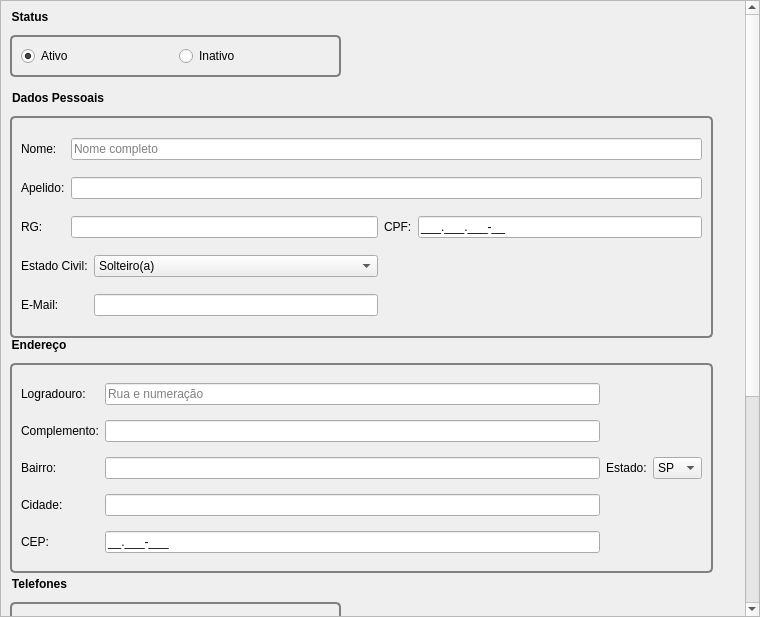
<?xml version="1.0" encoding="UTF-8"?>
<ui version="4.0">
 <class>AssociateForm</class>
 <widget class="QScrollArea" name="AssociateForm">
  <property name="geometry">
   <rect>
    <x>0</x>
    <y>0</y>
    <width>760</width>
    <height>617</height>
   </rect>
  </property>
  <property name="windowTitle">
   <string>ScrollArea</string>
  </property>
  <property name="widgetResizable">
   <bool>true</bool>
  </property>
  <widget class="QWidget" name="FormContents">
   <property name="geometry">
    <rect>
     <x>0</x>
     <y>-353</y>
     <width>745</width>
     <height>968</height>
    </rect>
   </property>
   <layout class="QVBoxLayout" name="contentsLayout">
    <item>
     <widget class="QGroupBox" name="groupBox_5">
      <property name="maximumSize">
       <size>
        <width>331</width>
        <height>16777215</height>
       </size>
      </property>
      <property name="toolTip">
       <string>Status</string>
      </property>
      <property name="styleSheet">
       <string notr="true"> QGroupBox {
	 font-weight: bold;
     border: 2px solid gray;
     border-radius: 5px;
     margin-top: 25px;
 }

 QGroupBox::title {
	 background-color: transparent;
     subcontrol-origin: margin;
	 subcontrol-position: top left;
 }</string>
      </property>
      <property name="title">
       <string>Status</string>
      </property>
      <property name="alignment">
       <set>Qt::AlignLeading|Qt::AlignLeft|Qt::AlignTop</set>
      </property>
      <layout class="QGridLayout" name="gridLayout_5">
       <item row="0" column="0">
        <widget class="QRadioButton" name="rdActive">
         <property name="text">
          <string>Ativo</string>
         </property>
         <property name="icon">
          <iconset resource="../../../res/icons.qrc">
           <normaloff>:/icons/conn_succeeded.png</normaloff>:/icons/conn_succeeded.png</iconset>
         </property>
         <property name="checked">
          <bool>true</bool>
         </property>
         <attribute name="buttonGroup">
          <string notr="true">radioStatus</string>
         </attribute>
        </widget>
       </item>
       <item row="0" column="1">
        <widget class="QRadioButton" name="rdInactive">
         <property name="text">
          <string>Inativo</string>
         </property>
         <property name="icon">
          <iconset resource="../../../res/icons.qrc">
           <normaloff>:/icons/conn_failed.png</normaloff>:/icons/conn_failed.png</iconset>
         </property>
         <attribute name="buttonGroup">
          <string notr="true">radioStatus</string>
         </attribute>
        </widget>
       </item>
      </layout>
     </widget>
    </item>
    <item>
     <widget class="QGroupBox" name="groupBox">
      <property name="sizePolicy">
       <sizepolicy hsizetype="Fixed" vsizetype="Fixed">
        <horstretch>0</horstretch>
        <verstretch>0</verstretch>
       </sizepolicy>
      </property>
      <property name="minimumSize">
       <size>
        <width>703</width>
        <height>247</height>
       </size>
      </property>
      <property name="maximumSize">
       <size>
        <width>703</width>
        <height>231</height>
       </size>
      </property>
      <property name="toolTip">
       <string>Dados Pessoais</string>
      </property>
      <property name="autoFillBackground">
       <bool>false</bool>
      </property>
      <property name="styleSheet">
       <string notr="true"> QGroupBox {
	 font-weight: bold;
     border: 2px solid gray;
     border-radius: 5px;
     margin-top: 25px;
 }

 QGroupBox::title {
	 background-color: transparent;
     subcontrol-origin: margin;
	 subcontrol-position: top left;
 }</string>
      </property>
      <property name="title">
       <string>Dados Pessoais</string>
      </property>
      <property name="alignment">
       <set>Qt::AlignLeading|Qt::AlignLeft|Qt::AlignTop</set>
      </property>
      <property name="flat">
       <bool>false</bool>
      </property>
      <layout class="QGridLayout" name="gridLayout">
       <item row="3" column="2">
        <widget class="QComboBox" name="comboMaritalStatus">
         <property name="editable">
          <bool>false</bool>
         </property>
         <item>
          <property name="text">
           <string>Solteiro(a)</string>
          </property>
         </item>
         <item>
          <property name="text">
           <string>Casado(a)</string>
          </property>
         </item>
         <item>
          <property name="text">
           <string>Divorciado(a)</string>
          </property>
         </item>
         <item>
          <property name="text">
           <string>Viúvo(a)</string>
          </property>
         </item>
        </widget>
       </item>
       <item row="1" column="1" colspan="4">
        <widget class="QLineEdit" name="edNickname">
         <property name="inputMethodHints">
          <set>Qt::ImhUppercaseOnly</set>
         </property>
         <property name="inputMask">
          <string/>
         </property>
         <property name="placeholderText">
          <string/>
         </property>
        </widget>
       </item>
       <item row="2" column="4">
        <widget class="QLineEdit" name="edCPF">
         <property name="inputMask">
          <string>999.999.999-99;_</string>
         </property>
         <property name="placeholderText">
          <string/>
         </property>
        </widget>
       </item>
       <item row="2" column="1" colspan="2">
        <widget class="QLineEdit" name="edRG">
         <property name="inputMask">
          <string/>
         </property>
        </widget>
       </item>
       <item row="2" column="3">
        <widget class="QLabel" name="label_4">
         <property name="text">
          <string>CPF:</string>
         </property>
        </widget>
       </item>
       <item row="1" column="0">
        <widget class="QLabel" name="label_2">
         <property name="text">
          <string>Apelido:</string>
         </property>
        </widget>
       </item>
       <item row="2" column="0">
        <widget class="QLabel" name="label_3">
         <property name="text">
          <string>RG:</string>
         </property>
        </widget>
       </item>
       <item row="3" column="0" colspan="2">
        <widget class="QLabel" name="label_5">
         <property name="text">
          <string>Estado Civil:</string>
         </property>
        </widget>
       </item>
       <item row="0" column="0">
        <widget class="QLabel" name="label">
         <property name="text">
          <string>Nome:</string>
         </property>
        </widget>
       </item>
       <item row="5" column="2">
        <widget class="QLineEdit" name="edEmail">
         <property name="inputMethodHints">
          <set>Qt::ImhEmailCharactersOnly</set>
         </property>
        </widget>
       </item>
       <item row="0" column="1" colspan="4">
        <widget class="QLineEdit" name="edFullName">
         <property name="inputMethodHints">
          <set>Qt::ImhUppercaseOnly</set>
         </property>
         <property name="placeholderText">
          <string>Nome completo</string>
         </property>
        </widget>
       </item>
       <item row="5" column="0">
        <widget class="QLabel" name="label_13">
         <property name="text">
          <string>E-Mail:</string>
         </property>
        </widget>
       </item>
      </layout>
     </widget>
    </item>
    <item>
     <widget class="QGroupBox" name="groupBox_2">
      <property name="sizePolicy">
       <sizepolicy hsizetype="Fixed" vsizetype="Fixed">
        <horstretch>0</horstretch>
        <verstretch>0</verstretch>
       </sizepolicy>
      </property>
      <property name="minimumSize">
       <size>
        <width>681</width>
        <height>235</height>
       </size>
      </property>
      <property name="maximumSize">
       <size>
        <width>703</width>
        <height>231</height>
       </size>
      </property>
      <property name="toolTip">
       <string>Endereço</string>
      </property>
      <property name="autoFillBackground">
       <bool>false</bool>
      </property>
      <property name="styleSheet">
       <string notr="true"> QGroupBox {
	 font-weight: bold;
     border: 2px solid gray;
     border-radius: 5px;
     margin-top: 25px;
 }

 QGroupBox::title {
	 background-color: transparent;
     subcontrol-origin: margin;
	 subcontrol-position: top left;
 }</string>
      </property>
      <property name="title">
       <string>Endereço</string>
      </property>
      <property name="alignment">
       <set>Qt::AlignLeading|Qt::AlignLeft|Qt::AlignTop</set>
      </property>
      <property name="flat">
       <bool>false</bool>
      </property>
      <layout class="QGridLayout" name="gridLayout_2">
       <item row="0" column="0">
        <widget class="QLabel" name="label_7">
         <property name="text">
          <string>Logradouro:</string>
         </property>
        </widget>
       </item>
       <item row="0" column="1">
        <widget class="QLineEdit" name="edStreet">
         <property name="placeholderText">
          <string>Rua e numeração</string>
         </property>
        </widget>
       </item>
       <item row="1" column="0">
        <widget class="QLabel" name="label_8">
         <property name="text">
          <string>Complemento:</string>
         </property>
        </widget>
       </item>
       <item row="1" column="1">
        <widget class="QLineEdit" name="edComplement"/>
       </item>
       <item row="2" column="0">
        <widget class="QLabel" name="label_9">
         <property name="text">
          <string>Bairro:</string>
         </property>
        </widget>
       </item>
       <item row="2" column="1">
        <widget class="QLineEdit" name="edDistrict"/>
       </item>
       <item row="2" column="2">
        <widget class="QLabel" name="label_10">
         <property name="text">
          <string>Estado:</string>
         </property>
        </widget>
       </item>
       <item row="2" column="3">
        <widget class="QComboBox" name="comboProvince">
         <property name="editable">
          <bool>false</bool>
         </property>
         <property name="currentIndex">
          <number>24</number>
         </property>
         <item>
          <property name="text">
           <string>AC</string>
          </property>
         </item>
         <item>
          <property name="text">
           <string>AL</string>
          </property>
         </item>
         <item>
          <property name="text">
           <string>AP</string>
          </property>
         </item>
         <item>
          <property name="text">
           <string>AM</string>
          </property>
         </item>
         <item>
          <property name="text">
           <string>BA</string>
          </property>
         </item>
         <item>
          <property name="text">
           <string>CE</string>
          </property>
         </item>
         <item>
          <property name="text">
           <string>DF</string>
          </property>
         </item>
         <item>
          <property name="text">
           <string>ES</string>
          </property>
         </item>
         <item>
          <property name="text">
           <string>GO</string>
          </property>
         </item>
         <item>
          <property name="text">
           <string>MA</string>
          </property>
         </item>
         <item>
          <property name="text">
           <string>MT</string>
          </property>
         </item>
         <item>
          <property name="text">
           <string>MS</string>
          </property>
         </item>
         <item>
          <property name="text">
           <string>MG</string>
          </property>
         </item>
         <item>
          <property name="text">
           <string>PA</string>
          </property>
         </item>
         <item>
          <property name="text">
           <string>PB</string>
          </property>
         </item>
         <item>
          <property name="text">
           <string>PR</string>
          </property>
         </item>
         <item>
          <property name="text">
           <string>PE</string>
          </property>
         </item>
         <item>
          <property name="text">
           <string>PI</string>
          </property>
         </item>
         <item>
          <property name="text">
           <string>RJ</string>
          </property>
         </item>
         <item>
          <property name="text">
           <string>RN</string>
          </property>
         </item>
         <item>
          <property name="text">
           <string>RS</string>
          </property>
         </item>
         <item>
          <property name="text">
           <string>RO</string>
          </property>
         </item>
         <item>
          <property name="text">
           <string>RR</string>
          </property>
         </item>
         <item>
          <property name="text">
           <string>SC</string>
          </property>
         </item>
         <item>
          <property name="text">
           <string>SP</string>
          </property>
         </item>
         <item>
          <property name="text">
           <string>SE</string>
          </property>
         </item>
         <item>
          <property name="text">
           <string>TO</string>
          </property>
         </item>
        </widget>
       </item>
       <item row="3" column="0">
        <widget class="QLabel" name="label_11">
         <property name="text">
          <string>Cidade:</string>
         </property>
        </widget>
       </item>
       <item row="3" column="1">
        <widget class="QLineEdit" name="edCity"/>
       </item>
       <item row="4" column="0">
        <widget class="QLabel" name="label_12">
         <property name="text">
          <string>CEP:</string>
         </property>
        </widget>
       </item>
       <item row="4" column="1">
        <widget class="QLineEdit" name="edCEP">
         <property name="inputMask">
          <string>99.999-999;_</string>
         </property>
        </widget>
       </item>
      </layout>
     </widget>
    </item>
    <item>
     <widget class="QGroupBox" name="groupBox_3">
      <property name="sizePolicy">
       <sizepolicy hsizetype="Fixed" vsizetype="Fixed">
        <horstretch>0</horstretch>
        <verstretch>0</verstretch>
       </sizepolicy>
      </property>
      <property name="minimumSize">
       <size>
        <width>331</width>
        <height>151</height>
       </size>
      </property>
      <property name="maximumSize">
       <size>
        <width>331</width>
        <height>151</height>
       </size>
      </property>
      <property name="toolTip">
       <string>Telefones</string>
      </property>
      <property name="autoFillBackground">
       <bool>false</bool>
      </property>
      <property name="styleSheet">
       <string notr="true"> QGroupBox {
	 font-weight: bold;
     border: 2px solid gray;
     border-radius: 5px;
     margin-top: 25px;
 }

 QGroupBox::title {
	 background-color: transparent;
     subcontrol-origin: margin;
	 subcontrol-position: top left;
 }</string>
      </property>
      <property name="title">
       <string>Telefones</string>
      </property>
      <property name="alignment">
       <set>Qt::AlignLeading|Qt::AlignLeft|Qt::AlignTop</set>
      </property>
      <property name="flat">
       <bool>false</bool>
      </property>
      <property name="checkable">
       <bool>false</bool>
      </property>
      <layout class="QGridLayout" name="gridLayout_3">
       <item row="0" column="0">
        <widget class="QLabel" name="label_17">
         <property name="text">
          <string>Residencial:</string>
         </property>
        </widget>
       </item>
       <item row="0" column="1">
        <widget class="QLineEdit" name="edPhoneRes">
         <property name="toolTip">
          <string>DDD + Número</string>
         </property>
         <property name="inputMethodHints">
          <set>Qt::ImhDigitsOnly</set>
         </property>
         <property name="inputMask">
          <string>(DD)9999-9999;_</string>
         </property>
         <property name="placeholderText">
          <string/>
         </property>
        </widget>
       </item>
       <item row="1" column="0">
        <widget class="QLabel" name="label_18">
         <property name="text">
          <string>Comercial:</string>
         </property>
        </widget>
       </item>
       <item row="1" column="1">
        <widget class="QLineEdit" name="edPhoneCom">
         <property name="toolTip">
          <string>DDD + Número</string>
         </property>
         <property name="inputMethodHints">
          <set>Qt::ImhDigitsOnly</set>
         </property>
         <property name="inputMask">
          <string>(DD)9999-9999;_</string>
         </property>
         <property name="placeholderText">
          <string/>
         </property>
        </widget>
       </item>
       <item row="2" column="0">
        <widget class="QLabel" name="label_14">
         <property name="text">
          <string>Celular:</string>
         </property>
        </widget>
       </item>
       <item row="2" column="1">
        <widget class="QLineEdit" name="edPhonePriv">
         <property name="toolTip">
          <string>DDD + Número</string>
         </property>
         <property name="inputMethodHints">
          <set>Qt::ImhDigitsOnly</set>
         </property>
         <property name="inputMask">
          <string>(DD)99999-9999;_</string>
         </property>
         <property name="placeholderText">
          <string/>
         </property>
        </widget>
       </item>
      </layout>
     </widget>
    </item>
    <item>
     <widget class="QGroupBox" name="groupBox_4">
      <property name="maximumSize">
       <size>
        <width>703</width>
        <height>16777215</height>
       </size>
      </property>
      <property name="toolTip">
       <string>Atividades</string>
      </property>
      <property name="styleSheet">
       <string notr="true"> QGroupBox {
	 font-weight: bold;
     border: 2px solid gray;
     border-radius: 5px;
     margin-top: 25px;
 }

 QGroupBox::title {
	 background-color: transparent;
     subcontrol-origin: margin;
	 subcontrol-position: top left;
 }</string>
      </property>
      <property name="title">
       <string>Atividades na casa</string>
      </property>
      <layout class="QGridLayout" name="gridLayout_4">
       <item row="0" column="1">
        <spacer name="horizontalSpacer">
         <property name="orientation">
          <enum>Qt::Horizontal</enum>
         </property>
         <property name="sizeHint" stdset="0">
          <size>
           <width>40</width>
           <height>20</height>
          </size>
         </property>
        </spacer>
       </item>
       <item row="0" column="0">
        <widget class="QPushButton" name="btnAddActivity">
         <property name="text">
          <string>Adicionar</string>
         </property>
         <property name="icon">
          <iconset resource="../../../res/icons.qrc">
           <normaloff>:/icons/activity_add.png</normaloff>:/icons/activity_add.png</iconset>
         </property>
        </widget>
       </item>
       <item row="0" column="2">
        <widget class="QPushButton" name="btnCleanActivities">
         <property name="text">
          <string>Limpar</string>
         </property>
         <property name="icon">
          <iconset resource="../../../res/icons.qrc">
           <normaloff>:/icons/clean.png</normaloff>:/icons/clean.png</iconset>
         </property>
        </widget>
       </item>
       <item row="1" column="0" colspan="3">
        <widget class="QTableWidget" name="tableActivities">
         <property name="minimumSize">
          <size>
           <width>0</width>
           <height>130</height>
          </size>
         </property>
         <property name="editTriggers">
          <set>QAbstractItemView::NoEditTriggers</set>
         </property>
         <property name="alternatingRowColors">
          <bool>true</bool>
         </property>
         <property name="selectionMode">
          <enum>QAbstractItemView::SingleSelection</enum>
         </property>
         <property name="selectionBehavior">
          <enum>QAbstractItemView::SelectRows</enum>
         </property>
         <property name="sortingEnabled">
          <bool>true</bool>
         </property>
        </widget>
       </item>
      </layout>
     </widget>
    </item>
   </layout>
  </widget>
 </widget>
 <tabstops>
  <tabstop>rdActive</tabstop>
  <tabstop>rdInactive</tabstop>
  <tabstop>edFullName</tabstop>
  <tabstop>edNickname</tabstop>
  <tabstop>edRG</tabstop>
  <tabstop>edCPF</tabstop>
  <tabstop>comboMaritalStatus</tabstop>
  <tabstop>edEmail</tabstop>
  <tabstop>edStreet</tabstop>
  <tabstop>edComplement</tabstop>
  <tabstop>edDistrict</tabstop>
  <tabstop>comboProvince</tabstop>
  <tabstop>edCity</tabstop>
  <tabstop>edCEP</tabstop>
  <tabstop>edPhoneRes</tabstop>
  <tabstop>edPhoneCom</tabstop>
  <tabstop>edPhonePriv</tabstop>
  <tabstop>btnAddActivity</tabstop>
  <tabstop>tableActivities</tabstop>
  <tabstop>btnCleanActivities</tabstop>
 </tabstops>
 <resources>
  <include location="../../../res/icons.qrc"/>
 </resources>
 <connections/>
 <buttongroups>
  <buttongroup name="radioStatus"/>
 </buttongroups>
</ui>
